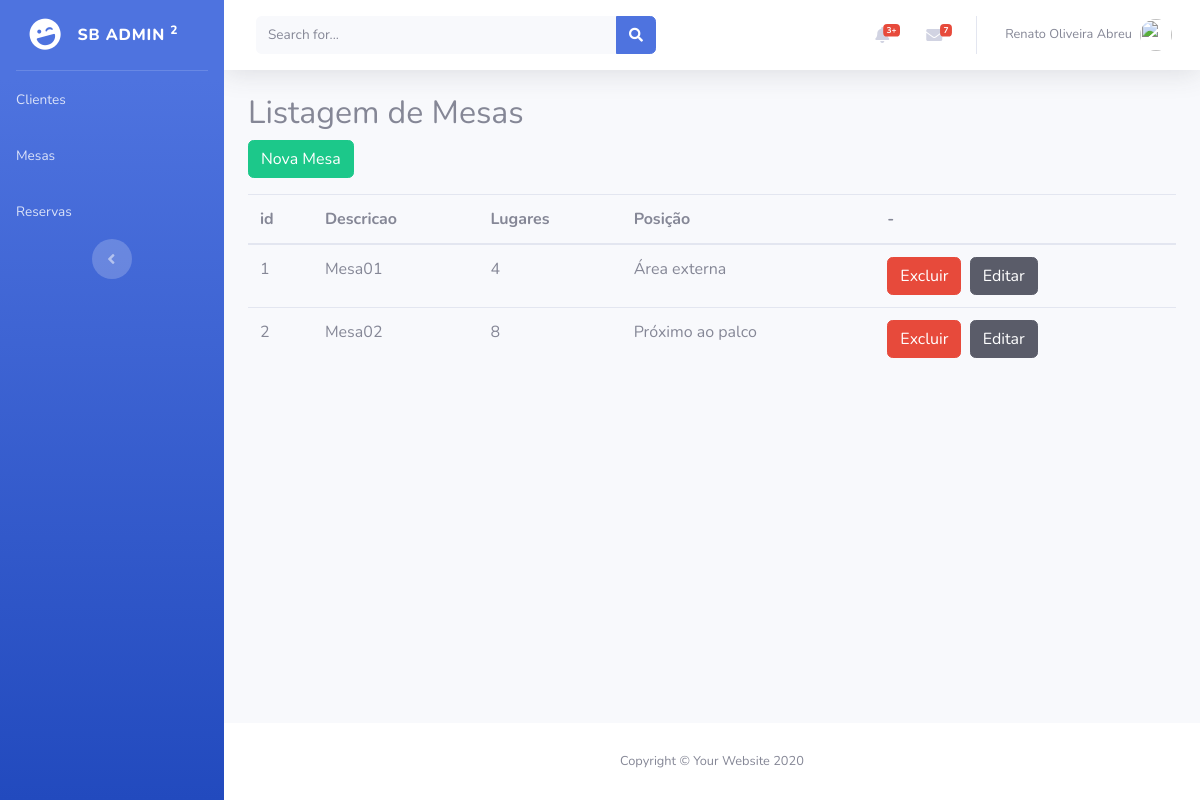
/views/listaMesas.php (signed in), run on the app's committed database.
### tables this page shows
CREATE TABLE `mesa` (
  `id` int(11) NOT NULL,
  `descricao` varchar(50) NOT NULL,
  `lugares` int(11) NOT NULL,
  `posicao` varchar(100) NOT NULL
);

### app/model/Usuario.php (called while the page is built, shortened)
<?php
class Usuario{
    private $nome;
    private $sobrenome;
    public function getNome()
    {
        return $this->nome;
    }
    public function getSobrenome()
    {
        return $this->sobrenome;
    }
}

### app/controller/Conexao.php (called while the page is built, shortened)
<?php
class Conexao{
    private static $instance;
    public static function getInstance(){
        if (self::$instance == null){
            self::$instance = new \PDO("mysql:host=localhost;dbname=pw2_2020",
                "phpmyadmin", "123456");
            self::$instance->setAttribute(\PDO::ATTR_ERRMODE,
                \PDO::ERRMODE_EXCEPTION);
        }
        return self::$instance;
    }
}

### app/controller/MesaController.php (called while the page is built, shortened)
<?php
include_once "Conexao.php";
class MesaController{
    private static $instance;
    private $conexao;
    private function __construct(){
        $this->conexao = Conexao::getInstance();
    }
    public static function getInstance(){
        if (self::$instance == null){
            self::$instance = new MesaController();
        }
        return self::$instance;
    }
    public function retornaTodos(){
        $lstMesa = array();
        $sql = "SELECT * FROM mesa ORDER BY descricao";
        $p_sql = $this->conexao->query($sql, \PDO::FETCH_ASSOC);
        foreach ($p_sql as $row){
            $mesa = $this->preencherDados($row);
            $lstMesa[] = $mesa;
        }
        return $lstMesa;
    }
    private function preencherDados($row){
        $mesa = new Mesa();
        $mesa->setId($row['id']);
        $mesa->setDescricao($row['descricao']);
        $mesa->setLugares($row['lugares']);
        $mesa->setPosicao($row['posicao']);
        return $mesa;
    }
}

### app/model/Mesa.php (called while the page is built, shortened)
<?php
class Mesa{
    private $id;
    private $descricao;
    private $lugares;
    private $posicao;
    public function getId()
    {
        return $this->id;
    }
    public function setId($id)
    {
        $this->id = $id;
    }
    public function getDescricao()
    {
        return $this->descricao;
    }
    public function setDescricao($descricao)
    {
        $this->descricao = $descricao;
    }
    public function getLugares()
    {
        return $this->lugares;
    }
    public function setLugares($lugares)
    {
        $this->lugares = $lugares;
    }
    public function getPosicao()
    {
        return $this->posicao;
    }
    public function setPosicao($posicao)
    {
        $this->posicao = $posicao;
    }
}

### views/listaMesas.php (the view, shortened to what this page needs)
<?php
include_once "../app/model/Mesa.php";
include_once "../app/model/Usuario.php";
include_once "../app/controller/MesaController.php";
$usuarioLogado = unserialize($_SESSION['usuario']);
$listaMesas = \controller\MesaController::getInstance()->retornaTodos();
?>
<!DOCTYPE html>
<html lang="en">
<head>
    <link href="../vendor/fontawesome-free/css/all.min.css" rel="stylesheet" type="text/css">
    <link href="../css/sb-admin-2.min.css" rel="stylesheet">
</head>
<body id="page-top">
<div id="wrapper">
    <ul class="navbar-nav bg-gradient-primary sidebar sidebar-dark accordion" id="accordionSidebar">
        <a class="sidebar-brand d-flex align-items-center justify-content-center" href="index.html">
            <div class="sidebar-brand-icon rotate-n-15">
                <i class="fas fa-laugh-wink"></i>
            </div>
            <div class="sidebar-brand-text mx-3">SB Admin <sup>2</sup></div>
        </a>
        <hr class="sidebar-divider my-0">
        <?php
        include_once "menu.php";
        ?>
        <div class="text-center d-none d-md-inline">
            <button class="rounded-circle border-0" id="sidebarToggle"></button>
        </div>
    </ul>
    <div id="content-wrapper" class="d-flex flex-column">
        <div id="content">
            <nav class="navbar navbar-expand navbar-light bg-white topbar mb-4 static-top shadow">
                <form class="d-none d-sm-inline-block form-inline mr-auto ml-md-3 my-2 my-md-0 mw-100 navbar-search">
                    <div class="input-group">
                        <input type="text" class="form-control bg-light border-0 small" placeholder="Search for..." aria-label="Search" aria-describedby="basic-addon2">
                        <div class="input-group-append">
                            <button class="btn btn-primary" type="button">
                                <i class="fas fa-search fa-sm"></i>
                            </button>
                        </div>
                    </div>
                </form>
                <ul class="navbar-nav ml-auto">
                    <li class="nav-item dropdown no-arrow mx-1">
                        <a class="nav-link dropdown-toggle" href="#" id="alertsDropdown" role="button" data-toggle="dropdown" aria-haspopup="true" aria-expanded="false">
                            <i class="fas fa-bell fa-fw"></i>
                            <span class="badge badge-danger badge-counter">3+</span>
                        </a>
                    </li>
                    <li class="nav-item dropdown no-arrow mx-1">
                        <a class="nav-link dropdown-toggle" href="#" id="messagesDropdown" role="button" data-toggle="dropdown" aria-haspopup="true" aria-expanded="false">
                            <i class="fas fa-envelope fa-fw"></i>
                            <span class="badge badge-danger badge-counter">7</span>
                        </a>
                    </li>
                    <li class="nav-item dropdown no-arrow">
                        <a class="nav-link dropdown-toggle" href="#" id="userDropdown" role="button" data-toggle="dropdown" aria-haspopup="true" aria-expanded="false">
                            <span class="mr-2 d-none d-lg-inline text-gray-600 small"><?php echo $usuarioLogado->getNome() . " " . $usuarioLogado->getSobrenome();?></span>
                            <img class="img-profile rounded-circle" src="https://source.unsplash.com/QAB-WJcbgJk/60x60">
                        </a>
                    </li>
                </ul>
            </nav>
            <div class="container-fluid">
                <h2>Listagem de Mesas</h2>
                <p><a href="cadastroMesa.php" class="btn btn-success">Nova Mesa</a></p>
                <table class="table table-hover">
                    <thead>
                    <tr>
                        <th>id</th>
                        <th>Descricao</th>
                        <th>Lugares</th>
                        <th>Posição</th>
                        <th>-</th>
                    </tr>
                    </thead>
                    <tbody>
                    <?php
                    foreach ($listaMesas as $mesa){
                        echo "<tr>";
                        echo "<td>".$mesa->getId()."</td>";
                        echo "<td>".$mesa->getDescricao()."</td>";
                        echo "<td>".$mesa->getLugares()."</td>";
                        echo "<td>".$mesa->getPosicao()."</td>";
                        echo "<td><a href='listaMesas.php?id=".$mesa->getId()."' class='btn btn-danger'>Excluir</a>&nbsp;
                                <a href='cadastroMesa.php?id=".$mesa->getId()."' class='btn btn-dark'>Editar</a></td>";
                        echo "</tr>";
                    }
                    ?>
                    </tbody>
                </table>
            </div>
        </div>
        <footer class="sticky-footer bg-white">
            <div class="container my-auto">
                <div class="copyright text-center my-auto">
                    <span>Copyright &copy; Your Website 2020</span>
                </div>
            </div>
        </footer>
    </div>
</div>
</body>
</html>

### data on the page
mesa: id "1", descricao "Mesa01", lugares "4", posicao "Área externa"
mesa: id "2", descricao "Mesa02", lugares "8", posicao "Próximo ao palco"

### other printed values
$usuarioLogado->getNome() "Renato"
$usuarioLogado->getSobrenome() "Oliveira Abreu"
